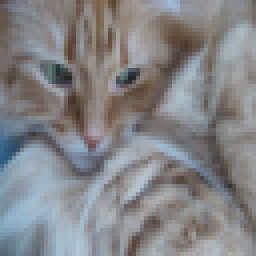
#> input picture inputs/data/train/cat/cat_1.png, 64 x 64 px (shown 4 times larger); its folder holds only this picture in this run
$ python script.py
#> lines starting #> are read from the running program, lines starting #| are printed output that depends on the picture
import numpy as np
import matplotlib.pyplot as plt
from PIL import Image
from PIL import ImageFont
from PIL import ImageDraw
import glob

plt.rcParams['figure.figsize'] = (10, 7)
plt.rcParams['axes.grid'] = True

def logistic_regression(NUM_IT, alpha, m, X, Y, theta):
    J = np.zeros(NUM_IT)
    acc = np.zeros(NUM_IT)
    for i in range(NUM_IT):
        z = np.dot(X,theta)
        H_theta = np.divide(1,1+np.exp(-z)) #nessa parte, a gente submete ele a teste depois de treinado.
        E = H_theta - Y
        J[i] = (1/m)*np.sum(-Y*np.log(H_theta) - (1-Y)*(np.log(1-H_theta)))
        theta = theta - (alpha*(np.dot(X.T,E)))
        acc[i] = np.sum((H_theta >= 0.5) == Y)/m
    return J, H_theta, acc

if __name__=="__main__":
	dir_cat = '../inputs/data/train/cat/*.png'
	dir_noncat = '../inputs/data/train/noncat/*.png'

	X = [] #dados de treino
	Y = [] #dados de treino
	for cat in glob.glob(dir_cat):
		img = np.asarray(Image.open(cat))
#> img is the input picture: shape (64, 64, 3); mean R, G, B 132.1, 132.4, 135
		img = np.reshape(img, -1)
#> img = 12288 values, max 218 at index 11771, min 31 at index 3744, mean 133.1
		X.append(img)
		Y.append(1)

	#-1 multiplica pelo grid(x1,x2,x3) da imagem, "desempacota" e multiplica - 64x64x3 = 12288
	for noncat in glob.glob(dir_noncat):
		img = np.asarray(Image.open(noncat))
		img = np.reshape(img, -1)
		X.append(img)
		Y.append(0)

	X = np.asarray(X)
	Y = np.asarray(Y)

	X = X/255
	X = np.insert(X, obj=0, values=1, axis=1)
	Y = np.expand_dims(Y, axis=1)
	theta = np.zeros((X.shape[1],1))
#> theta = 12289 values from 0 to 0

	theta = np.zeros((X.shape[1],1))
	# alphas=[,0.000001]

	plt.figure()
	for alpha in [0.01,0.001,0.0001,0.00001, 0.000001]:
		J, H_theta, _ = logistic_regression(100, alpha, X.shape[0], X, Y, theta)
		plt.plot(J, label=fr"$\alpha = {alpha}$")
		plt.legend(loc='center left', bbox_to_anchor=(1.0, 0.5))
		plt.xlabel('Iterações')
		plt.ylabel(r'J($\theta$)')
#> this loop made 5 passes
#> H_theta on passes 1 to 5: [1], [0.997], [0.97], [0.768], [0.542]
	plt.savefig('../imgs/all_alphas.pdf',bbox_inches='tight', transparent=True)
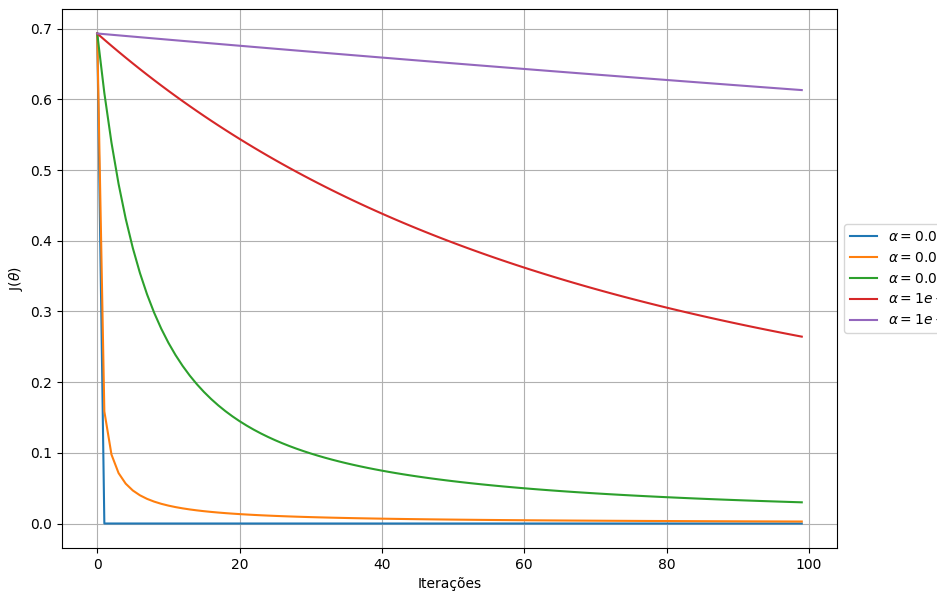
#> figure drawn by matplotlib, 1 panel; curve peaks at x = 0, y = 0.693; curve peaks at x = 0, y = 0.693; curve peaks at x = 0, y = 0.693

	plt.figure()
	for alpha in [0.01,0.001,0.0001,0.00001, 0.000001]:
		J, H_theta, _ = logistic_regression(100, alpha, X.shape[0], X, Y, theta)
		if max(J) > 20: continue
		plt.plot(J, label=fr"$\alpha = {alpha}$")
		plt.legend(loc='center left', bbox_to_anchor=(1.0, 0.5))
		plt.xlabel('Iterações')
		plt.ylabel(r'J($\theta$)')
	plt.savefig('../imgs/out_overflow_alphas.pdf',bbox_inches='tight', transparent=True)

	plt.figure()
	for alpha in [0.01,0.001,0.0001,0.00001, 0.000001]:
		J, H_theta, _ = logistic_regression(2000, alpha, X.shape[0], X, Y, theta)
		if max(J) > 5: continue
		plt.plot(J, label=fr"$\alpha = {alpha}$")
		plt.legend(loc='center left', bbox_to_anchor=(1.0, 0.5))
		plt.xlabel('Iterações')
		plt.ylabel(r'J($\theta$)')
#> this loop made 5 passes
#> H_theta on passes 1 to 5: [1], [1], [0.999], [0.985], [0.861]
	plt.savefig('../imgs/out_overflow2_alphas.pdf',bbox_inches='tight', transparent=True)
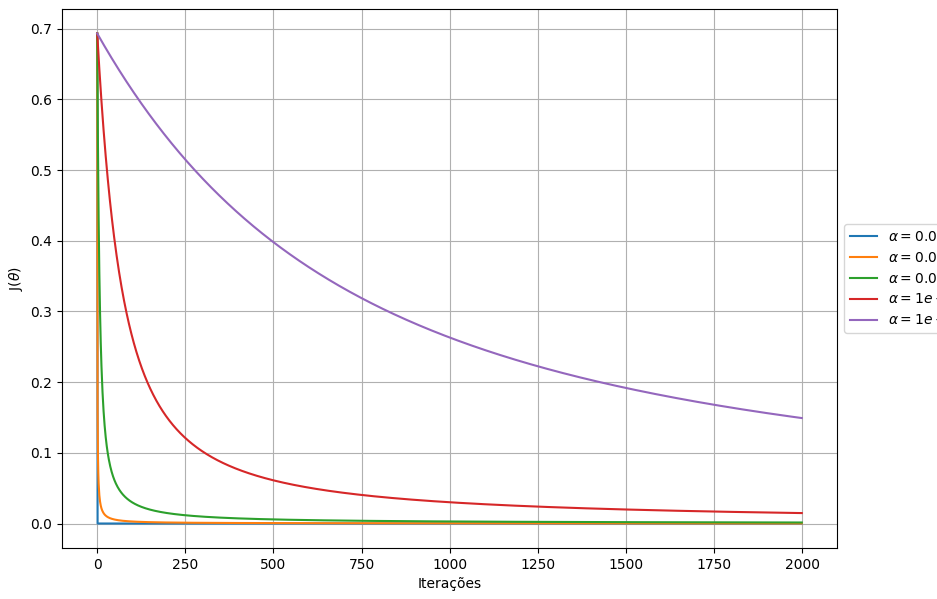
#> figure drawn by matplotlib, 1 panel; curve peaks at x = 0, y = 0.693; curve peaks at x = 0, y = 0.693; curve peaks at x = 0, y = 0.693

	plt.figure()
	alpha =0.00001
	J, H_theta, _ = logistic_regression(2000, alpha, X.shape[0], X, Y, theta)
#> J = 2000 values, max 0.693 at index 0, min 0.0148 at index 1999, mean 0.0659; H_theta = [0.985]
	plt.plot(J, label=fr"$\alpha = {alpha}$")
	plt.legend(loc='center left', bbox_to_anchor=(1.0, 0.5))
	plt.xlabel('Iterações')
	plt.ylabel(r'J($\theta$)')
	plt.savefig('../imgs/final.pdf',bbox_inches='tight', transparent=True)
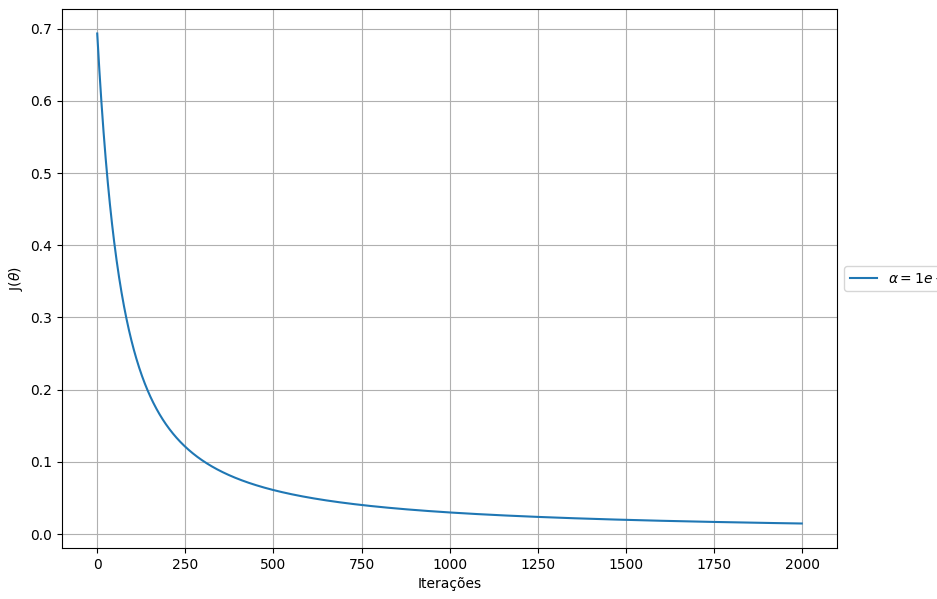
#> figure drawn by matplotlib, 1 panel; curve peaks at x = 0, y = 0.693

	plt.show()

$ run again, on inputs/data/train/cat/cat_13.png
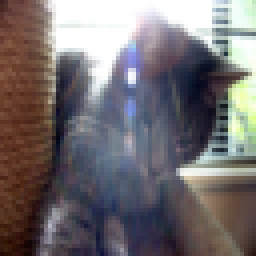
#> input picture inputs/data/train/cat/cat_13.png, 64 x 64 px (shown 4 times larger)
#> img is the input picture: shape (64, 64, 3); mean R, G, B 116.2, 110.3, 113.2
#> img = 12288 values, max 255 at index 42, min 3 at index 6571, mean 113.2
#> the loop `for alpha in [0.01,0.001,0.0001,0.00001, 0.000001]:` made 5 passes
#> H_theta on passes 1 to 5: [1], [0.997], [0.969], [0.76], [0.54]
#> the loop `for alpha in [0.01,0.001,0.0001,0.00001, 0.000001]:` made 5 passes
#> H_theta on passes 1 to 5: [1], [1], [0.998], [0.985], [0.855]
#> `plt.savefig('../imgs/out_overflow2_alphas.pdf',bbox_inches='tight', tr..`:
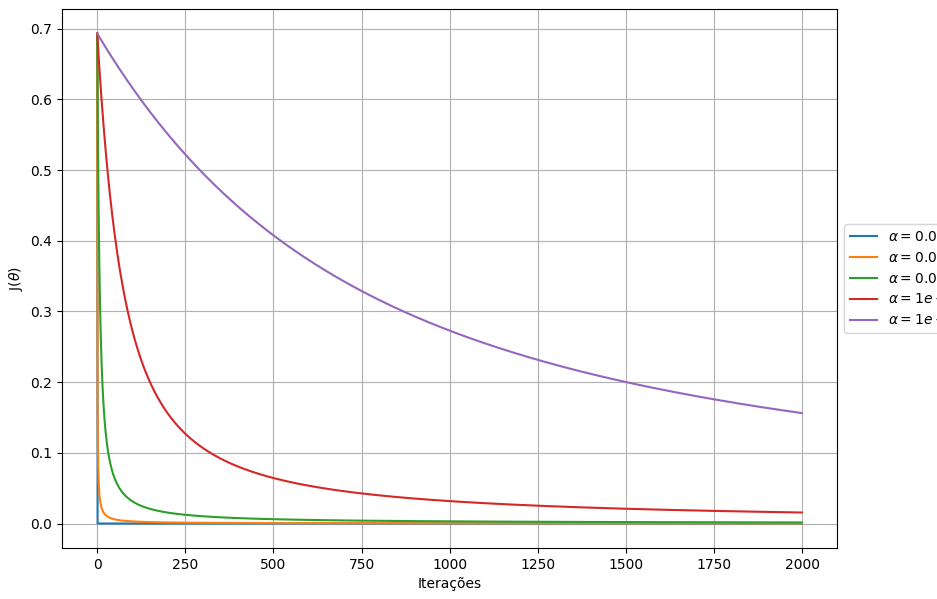
#> figure drawn by matplotlib, 1 panel; curve peaks at x = 0, y = 0.693; curve peaks at x = 0, y = 0.693; curve peaks at x = 0, y = 0.693
#> `J, H_theta, _ = logistic_regression(2000, alpha, X.shape[0], X, Y, the..`: J = 2000 values, max 0.693 at index 0, min 0.0156 at index 1999, mean 0.0685; H_theta = [0.985]
#> `plt.savefig('../imgs/final.pdf',bbox_inches='tight', transparent=True)`:
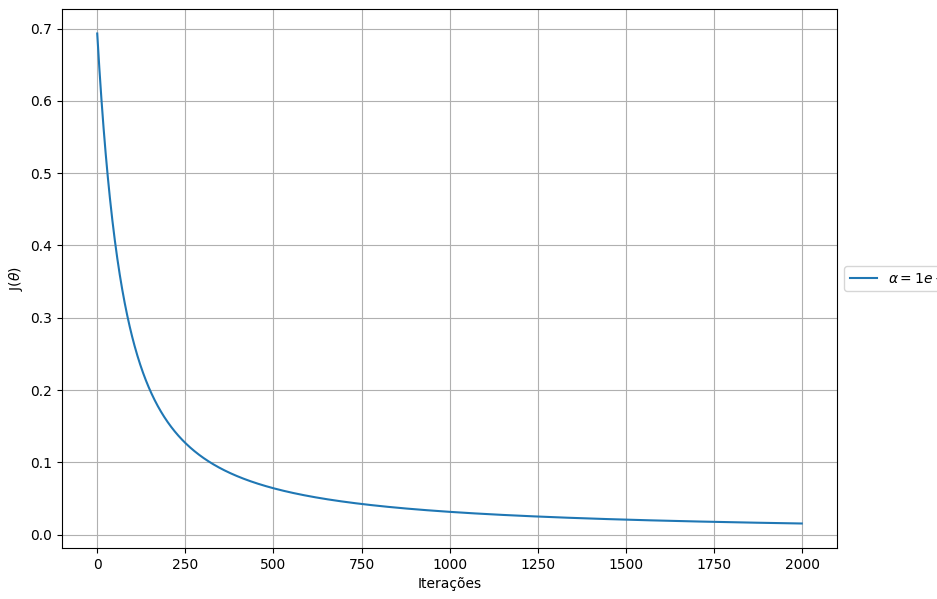
#> figure drawn by matplotlib, 1 panel; curve peaks at x = 0, y = 0.693

$ run again, on inputs/data/train/cat/cat_14.png
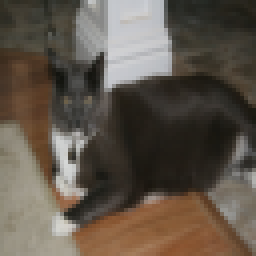
#> input picture inputs/data/train/cat/cat_14.png, 64 x 64 px (shown 4 times larger)
#> img is the input picture: shape (64, 64, 3); mean R, G, B 95.4, 85.6, 74.4
#> img = 12288 values, max 215 at index 7729, min 14 at index 3695, mean 85.11
#> the loop `for alpha in [0.01,0.001,0.0001,0.00001, 0.000001]:` made 5 passes
#> H_theta on passes 1 to 5: [1], [0.995], [0.945], [0.68], [0.523]
#> the loop `for alpha in [0.01,0.001,0.0001,0.00001, 0.000001]:` made 5 passes
#> H_theta on passes 1 to 5: [1], [1], [0.997], [0.973], [0.779]
#> `plt.savefig('../imgs/out_overflow2_alphas.pdf',bbox_inches='tight', tr..`:
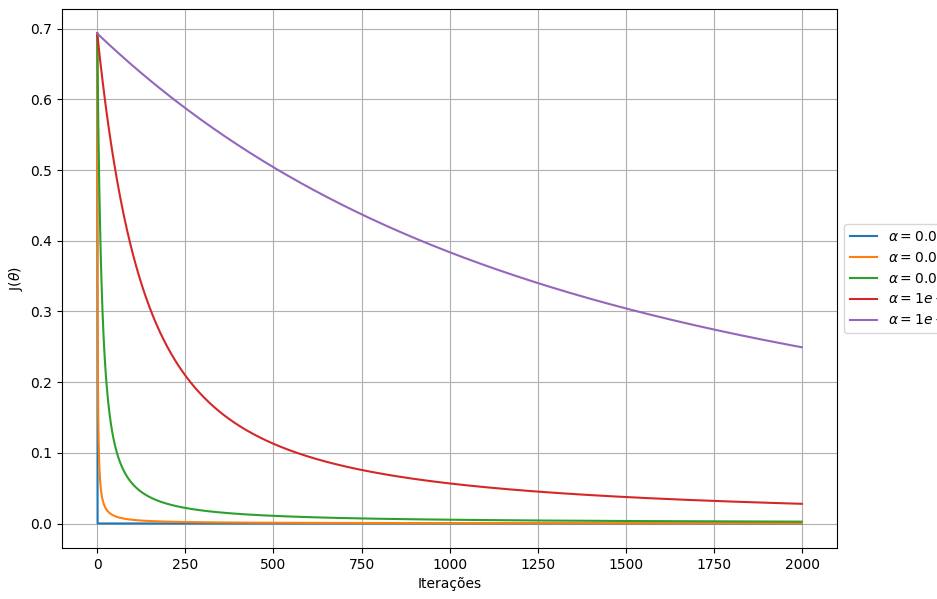
#> figure drawn by matplotlib, 1 panel; curve peaks at x = 0, y = 0.693; curve peaks at x = 0, y = 0.693; curve peaks at x = 0, y = 0.693
#> `J, H_theta, _ = logistic_regression(2000, alpha, X.shape[0], X, Y, the..`: J = 2000 values, max 0.693 at index 0, min 0.0279 at index 1999, mean 0.105; H_theta = [0.973]
#> `plt.savefig('../imgs/final.pdf',bbox_inches='tight', transparent=True)`:
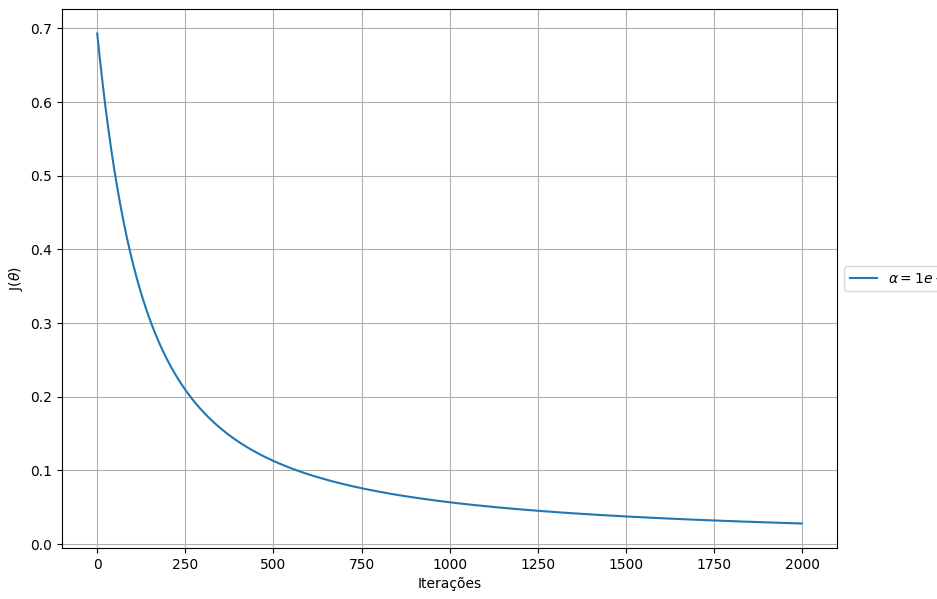
#> figure drawn by matplotlib, 1 panel; curve peaks at x = 0, y = 0.693

$ run again, on inputs/data/train/cat/cat_15.png
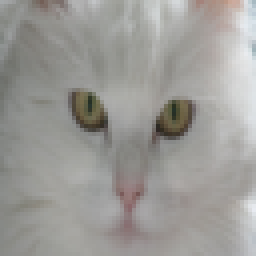
#> input picture inputs/data/train/cat/cat_15.png, 64 x 64 px (shown 4 times larger)
#> img is the input picture: shape (64, 64, 3); mean R, G, B 156.1, 154.7, 151.1
#> img = 12288 values, max 240 at index 10175, min 31 at index 6266, mean 154
#> the loop `for alpha in [0.01,0.001,0.0001,0.00001, 0.000001]:` made 5 passes
#> H_theta on passes 1 to 5: [1], [0.998], [0.978], [0.806], [0.554]
#> the loop `for alpha in [0.01,0.001,0.0001,0.00001, 0.000001]:` made 5 passes
#> H_theta on passes 1 to 5: [1], [1], [0.999], [0.989], [0.89]
#> `plt.savefig('../imgs/out_overflow2_alphas.pdf',bbox_inches='tight', tr..`:
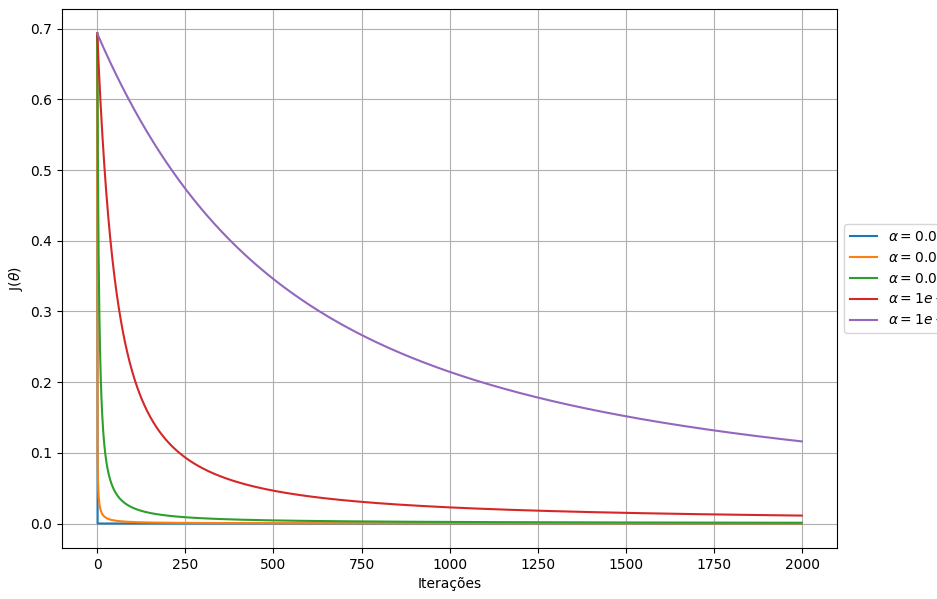
#> figure drawn by matplotlib, 1 panel; curve peaks at x = 0, y = 0.693; curve peaks at x = 0, y = 0.693; curve peaks at x = 0, y = 0.693
#> `J, H_theta, _ = logistic_regression(2000, alpha, X.shape[0], X, Y, the..`: J = 2000 values, max 0.693 at index 0, min 0.0112 at index 1999, mean 0.0534; H_theta = [0.989]
#> `plt.savefig('../imgs/final.pdf',bbox_inches='tight', transparent=True)`:
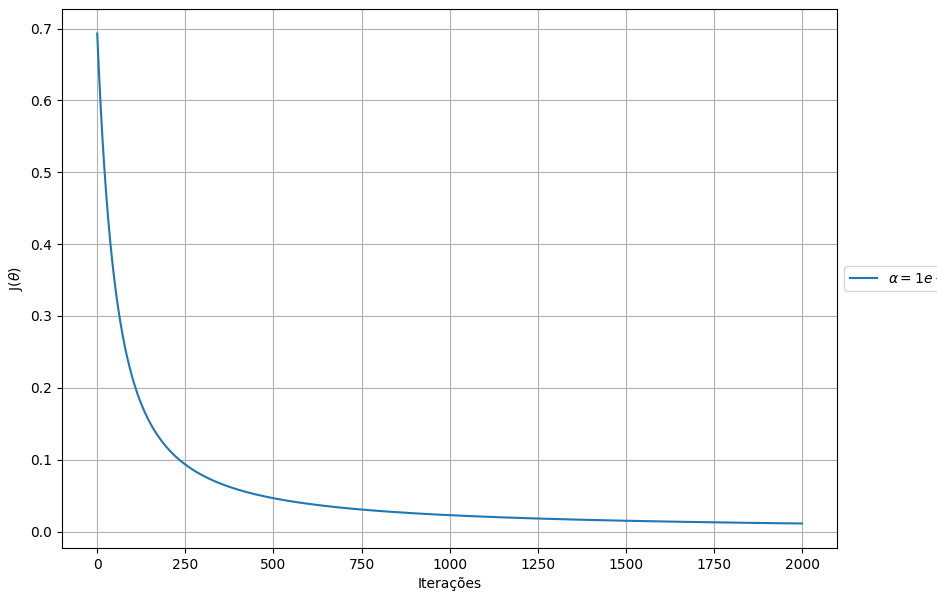
#> figure drawn by matplotlib, 1 panel; curve peaks at x = 0, y = 0.693

$ run again, on inputs/data/train/cat/cat_10.png
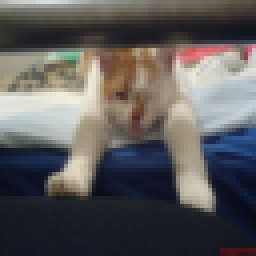
#> input picture inputs/data/train/cat/cat_10.png, 64 x 64 px (shown 4 times larger)
#> img is the input picture: shape (64, 64, 3); mean R, G, B 92.9, 90.8, 90.8
#> img = 12288 values, max 240 at index 4854, min 7 at index 10362, mean 91.48
#> the loop `for alpha in [0.01,0.001,0.0001,0.00001, 0.000001]:` made 5 passes
#> H_theta on passes 1 to 5: [1], [0.996], [0.957], [0.713], [0.529]
#> the loop `for alpha in [0.01,0.001,0.0001,0.00001, 0.000001]:` made 5 passes
#> H_theta on passes 1 to 5: [1], [1], [0.998], [0.978], [0.813]
#> `plt.savefig('../imgs/out_overflow2_alphas.pdf',bbox_inches='tight', tr..`:
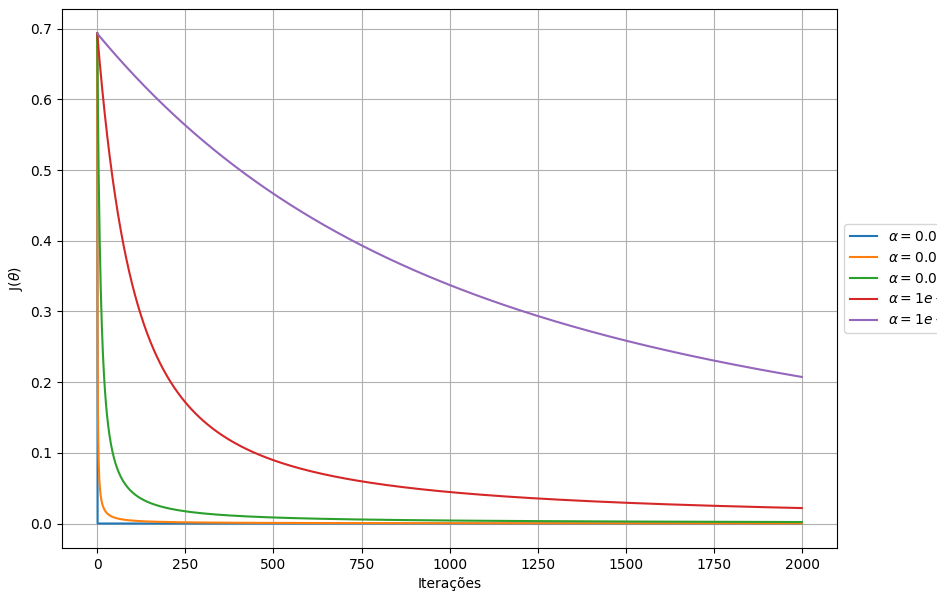
#> figure drawn by matplotlib, 1 panel; curve peaks at x = 0, y = 0.693; curve peaks at x = 0, y = 0.693; curve peaks at x = 0, y = 0.693
#> `J, H_theta, _ = logistic_regression(2000, alpha, X.shape[0], X, Y, the..`: J = 2000 values, max 0.693 at index 0, min 0.0218 at index 1999, mean 0.0882; H_theta = [0.978]
#> `plt.savefig('../imgs/final.pdf',bbox_inches='tight', transparent=True)`:
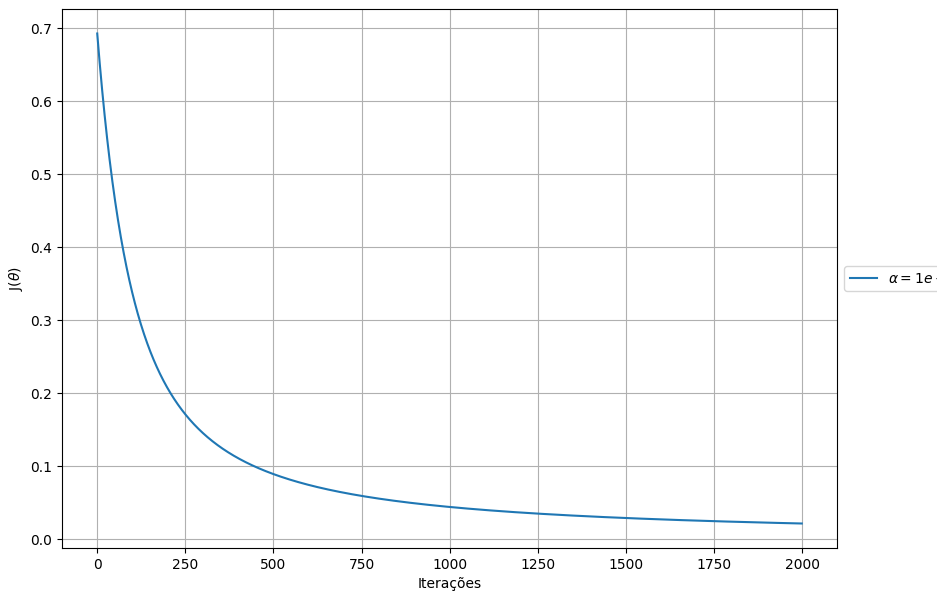
#> figure drawn by matplotlib, 1 panel; curve peaks at x = 0, y = 0.693
